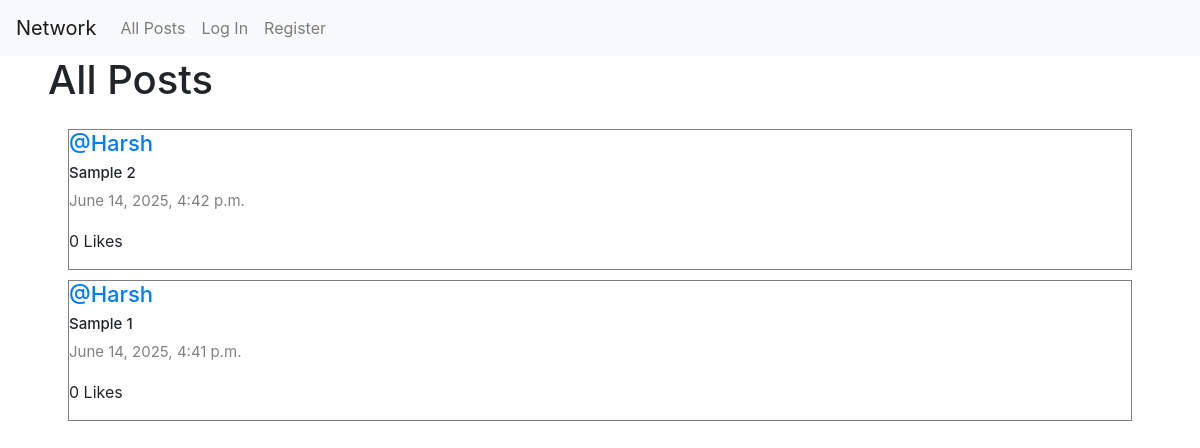
The app's page /, older data.
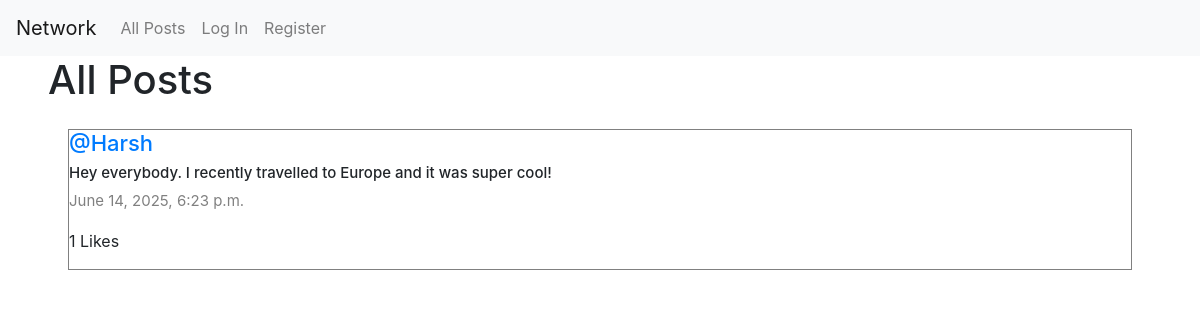
The same page, newer data.
### network/models.py (models this page shows, shortened)
class Post(models.Model):
    content= models.CharField(max_length=140)
    user =models.ForeignKey(User, on_delete=models.CASCADE,related_name="author")
    date=models.DateTimeField(auto_now_add=True)

class User(AbstractUser):
    pass

### network/views.py (the view)
# urls.py: path("", views.index, name="index"),
def index(request):
    allPosts = Post.objects.all().order_by("id").reverse()
    paginator = Paginator(allPosts, 10)
    page_number = request.GET.get('page')
    posts_of_the_page = paginator.get_page(page_number)
    allLikes = Like.objects.all()
    whoYouLiked = []
    try:
        for like in allLikes:
            if like.user.id == request.user.id:
                whoYouLiked.append(like.post.id)
    except:
        whoYouLiked = []
    return render(request, "network/index.html", {
        "allPosts": allPosts,
        "posts_of_the_page": posts_of_the_page,
        "whoYouLiked": whoYouLiked
    })

### network/templates/network/index.html (shortened to what this page needs)
{% extends "network/layout.html" %}
{% block body %}
    <h1 class="mx-5">All Posts</h1>
    <div class="all-posts mx-5">
        {% for post in posts_of_the_page %}
            <div class="row post">
                <h5 class="username"><a href="{% url 'profile' user_id=post.user.id %}">@{{ post.user }}</a></h5>
                <h6 class="content" id="content_{{ post.id }}">{{ post.content }}</h6>
                <p class="date">{{ post.date }}</p>
                <p><span id="like-count-{{ post.id }}">{{ post.post_like.count }}</span> Likes </p>
            </div>
        {% endfor %}
    </div>
{% endblock %}

### network/templates/network/layout.html (shortened to what this page needs)
{% load static %}
<!DOCTYPE html>
<html lang="en">
    <head>
        <link rel="stylesheet" href="https://stackpath.bootstrapcdn.com/bootstrap/4.4.1/css/bootstrap.min.css">
        <link href="{% static 'network/styles.css' %}" rel="stylesheet">
        <link rel="stylesheet" href="https://cdnjs.cloudflare.com/ajax/libs/font-awesome/4.7.0/css/font-awesome.min.css">
    </head>
    <body>
        <nav class="navbar navbar-expand-lg navbar-light bg-light">
            <a class="navbar-brand" href="{% url 'index' %}">Network</a>
            <div>
              <ul class="navbar-nav mr-auto">
                <li class="nav-item">
                  <a class="nav-link" href="{% url 'index' %}">All Posts</a>
                </li>
                {% if user.is_authenticated %}
                    <li class="nav-item">
                        <a class="nav-link" href="{% url 'following' %}">Following</a>
                    </li>
                    <li class="nav-item">
                        <a class="nav-link" href="{% url 'logout' %}">Log Out</a>
                    </li>
                {% else %}
                    <li class="nav-item">
                        <a class="nav-link" href="{% url 'login' %}">Log In</a>
                    </li>
                    <li class="nav-item">
                        <a class="nav-link" href="{% url 'register' %}">Register</a>
                    </li>
                {% endif %}
              </ul>
            </div>
          </nav>
        <div class="body">
            {% block body %}
            {% endblock %}
        </div>
    </body>
</html>

### network/static/network/styles.css (style rules this page uses)
.all-posts { display: flex; justify-content: flex-start; flex-direction: column; margin: 20px; }
.post { border: 0.1px solid gray; display: flex; justify-content: center; flex-direction: column; box-sizing:border-box; margin: 5px 20px; }
.content { font-size:15px; }
.username { font-size: 22px; }
.date { color:gray; font-size: 15px; }

Row changes from the older to the newer data that the page shows:
removed Post: user "Harsh", content "Sample 2", date "June 14, 2025, 4:42 p.m.", post_like.count "0"
removed Post: user "Harsh", content "Sample 1", date "June 14, 2025, 4:41 p.m.", post_like.count "0"
added Post: user "Harsh", content "Hey everybody. I recently travelled to Europe and it was super cool!", date "June 14, 2025, 6:23 p.m.", post_like.count "1"
